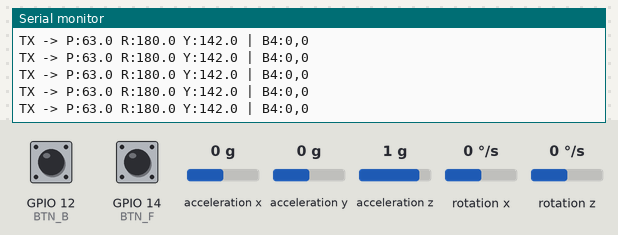
The sketch below on a simulated ESP32. Parts: the last lines printed to the serial monitor. Wiring (inferred from the names in the program): MPU-6050 motion sensor at I2C address 0x68. The test bench sets the inputs (shaded band); at power-on: acceleration x 0 g, GPIO 12 (BTN_B) HIGH, GPIO 14 (BTN_F) HIGH, acceleration y 0 g, acceleration z 1 g, rotation x 0 °/s, rotation z 0 °/s.

Above: at 2.9 s.
3.0 s: acceleration x set to -1.4 g
At 3.7 s:
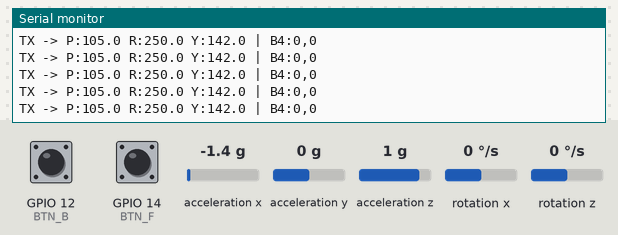
4.5 s: GPIO 12 (BTN_B) pulled LOW for 0.15 s
6.1 s: GPIO 14 (BTN_F) pulled LOW for 0.15 s
7.7 s: acceleration y set to -1.4 g
At 8.3 s:
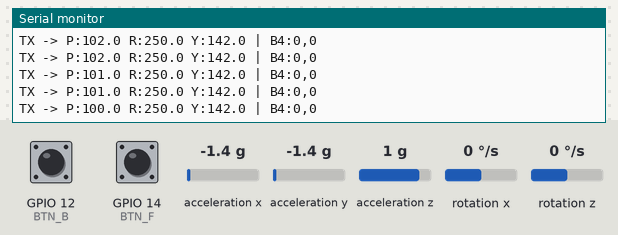
9.2 s: GPIO 12 (BTN_B) pulled LOW for 1 s
At 10.2 s:
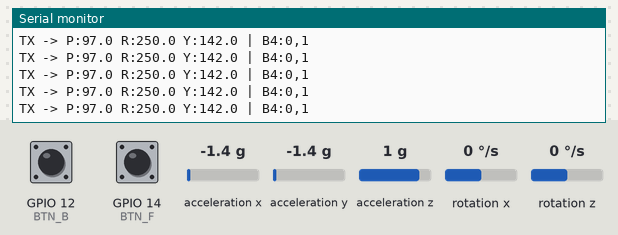
11.7 s: GPIO 14 (BTN_F) pulled LOW for 1 s
At 12.4 s:
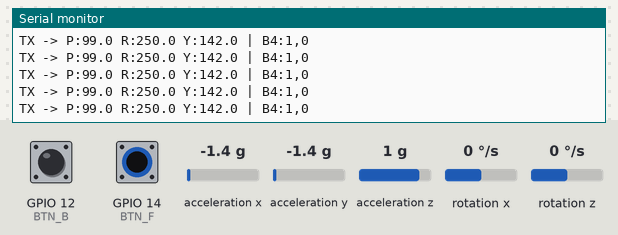
Timing chart, 0 to 14.7 s (numbered marks = the images above; inputs shaded):
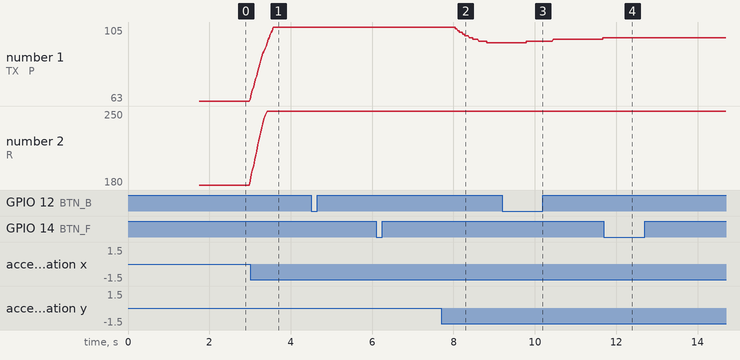

The sketch:

Transmitter.ino
```cpp
// (licence header left out)
#include <esp_now.h>
#include <WiFi.h>
#include <Wire.h>

// --- BUTTON PINS FOR 4th MOTOR ---
#define BTN_F 14  // Move 4th Motor Forward
#define BTN_B 12  // Move 4th Motor Back

// --- RECEIVER MAC ADDRESS ---
uint8_t broadcastAddress[] = {0xD, 0xE9, 0xF4, 0x69, 0x37, 0x34};

const int MPU_addr = 0x68;

class HeavyKalman {
  public:
    float Q_angle = 0.001f, Q_bias = 0.003f, R_measure = 0.03f;
    float angle = 0, bias = 0;
    float P[2][2] = {{0, 0}, {0, 0}};

    float getAngle(float newAngle, float newRate, float dt) {
      float rate = newRate - bias;
      angle += dt * rate;
      P[0][0] += dt * (dt * P[1][1] - P[0][1] - P[1][0] + Q_angle);
      P[0][1] -= dt * P[1][1];
      P[1][0] -= dt * P[1][1];
      P[1][1] += Q_bias * dt;
      float S = P[0][0] + R_measure;
      float K[2] = {P[0][0] / S, P[1][0] / S};
      float y = newAngle - angle;
      angle += K[0] * y;
      bias += K[1] * y;
      float P00_temp = P[0][0], P01_temp = P[0][1];
      P[0][0] -= K[0] * P00_temp; P[0][1] -= K[0] * P01_temp;
      P[1][0] -= K[1] * P00_temp; P[1][1] -= K[1] * P01_temp;
      return angle;
    };
};

struct SensorData {
  float home_pitch = 0;
  float gyroX_offset = 0;
  float gyroZ_offset = 0;
  float z_angle = 0;
  HeavyKalman kalmanX;
};

// --- UPDATED DATA STRUCTURE ---
typedef struct struct_message {
    float x; // Arm Pitch
    float y; // Wrist Roll
    float z; // Arm Yaw
    int btnF; // 4th Motor Forward (1 or 0)
    int btnB; // 4th Motor Back (1 or 0)
} struct_message;

struct_message myData;
esp_now_peer_info_t peerInfo;
SensorData mpu1, mpu2;
unsigned long timer;

void OnDataSent(const wifi_tx_info_t *tx_info, esp_now_send_status_t status) {}

int16_t readRaw(TwoWire &bus, int reg) {
    bus.beginTransmission(0x68);
    bus.write(reg);
    if (bus.endTransmission(false) != 0) return -999;
    bus.requestFrom(0x68, 2);
    if (bus.available() < 2) return -999;
    return (bus.read() << 8 | bus.read());
}

void setupSensor(TwoWire &bus) {
  bus.beginTransmission(MPU_addr);
  bus.write(0x6B); bus.write(0);
  bus.endTransmission();
}

void processMPU(TwoWire &bus, SensorData &data, float dt, bool onlyX) {
  int16_t ax = readRaw(bus, 0x3B);
  int16_t ay = readRaw(bus, 0x3D);
  int16_t az = readRaw(bus, 0x3F);
  int16_t gx = readRaw(bus, 0x43);
  int16_t gz = readRaw(bus, 0x47);

  if(ax == -999) return;

  float accX = (atan2(-ax, sqrt((long)ay * ay + (long)az * az)) * 180 / M_PI) - data.home_pitch;
  float gyroXrate = (gx - data.gyroX_offset) / 131.0;
  data.kalmanX.getAngle(accX, gyroXrate, dt);

  if (!onlyX) {
    float gyroZrate = (gz - data.gyroZ_offset) / 131.0;
    if (abs(gyroZrate) > 0.8) data.z_angle += gyroZrate * dt;
  }
}

void calibrateAll(TwoWire &bus, SensorData &data) {
  float sumP = 0, sumGX = 0, sumGZ = 0;
  for (int i = 0; i < 200; i++) {
    int16_t ax = readRaw(bus, 0x3B);
    int16_t ay = readRaw(bus, 0x3D);
    int16_t az = readRaw(bus, 0x3F);
    sumP += atan2(-ax, sqrt((long)ay * ay + (long)az * az)) * 180 / M_PI;
    sumGX += readRaw(bus, 0x43);
    sumGZ += readRaw(bus, 0x47);
    delay(2);
  }
  data.home_pitch = sumP / 200.0;
  data.gyroX_offset = sumGX / 200.0;
  data.gyroZ_offset = sumGZ / 200.0;
}

void setup() {
  Serial.begin(115200);

  // Initialize Buttons with Pullups
  pinMode(BTN_F, INPUT_PULLUP);
  pinMode(BTN_B, INPUT_PULLUP);

  WiFi.mode(WIFI_STA);
  esp_now_init();
  esp_now_register_send_cb(OnDataSent);

  memcpy(peerInfo.peer_addr, broadcastAddress, 6);
  peerInfo.channel = 0;
  peerInfo.encrypt = false;
  esp_now_add_peer(&peerInfo);

  Wire.begin(21, 22);
  Wire1.begin(33, 32);

  setupSensor(Wire);
  setupSensor(Wire1);

  Serial.println("HEAVY CALIBRATION...");
  calibrateAll(Wire, mpu1);
  calibrateAll(Wire1, mpu2);

  timer = micros();
}

void loop() {
    float dt = (float)(micros() - timer) / 1000000.0;
    timer = micros();

    processMPU(Wire, mpu1, dt, true);

    int16_t testRead = readRaw(Wire1, 0x3B);
    if (testRead == -999) {
        Serial.println("!!! MPU 2 (ARM) DISCONNECTED !!!");
        Wire1.begin(33, 32);
    } else {
        processMPU(Wire1, mpu2, dt, false);
    }

    // --- ANALOG MAPPING ---
    myData.x = constrain(map(mpu2.kalmanX.angle, -45, 45, 21, 105), 21, 105);
    myData.y = constrain(map(mpu1.kalmanX.angle, -35, 35, 110, 250), 110, 250);
    myData.z = constrain(map(mpu2.z_angle, -45, 45, 236, 47), 47, 236);

    // --- NEW BUTTON LOGIC ---
    // Read pins. Low = Pressed (because of INPUT_PULLUP)
    myData.btnF = (digitalRead(BTN_F) == LOW) ? 1 : 0;
    myData.btnB = (digitalRead(BTN_B) == LOW) ? 1 : 0;

    esp_now_send(broadcastAddress, (uint8_t *) &myData, sizeof(myData));

    Serial.printf("TX -> P:%.1f R:%.1f Y:%.1f | B4:%d,%d\n",
                  myData.x, myData.y, myData.z, myData.btnF, myData.btnB);
    delay(20);
}
```

Measured:
- after the input at 3.0 s, the serial monitor: prints a new line at once (image 1)
- after the input at 7.7 s, the serial monitor: prints a new line after 0.36 s (image 2)
- after the input at 9.2 s, the serial monitor: prints a new line at once (image 3)
- after the input at 11.7 s, the serial monitor: prints a new line at once (image 4)
- plotted number 1: 63 → 105 after the input at 3.0 s, 105 → 96 after the input at 7.7 s
- plotted number 2: 180 → 250 after the input at 3.0 s
